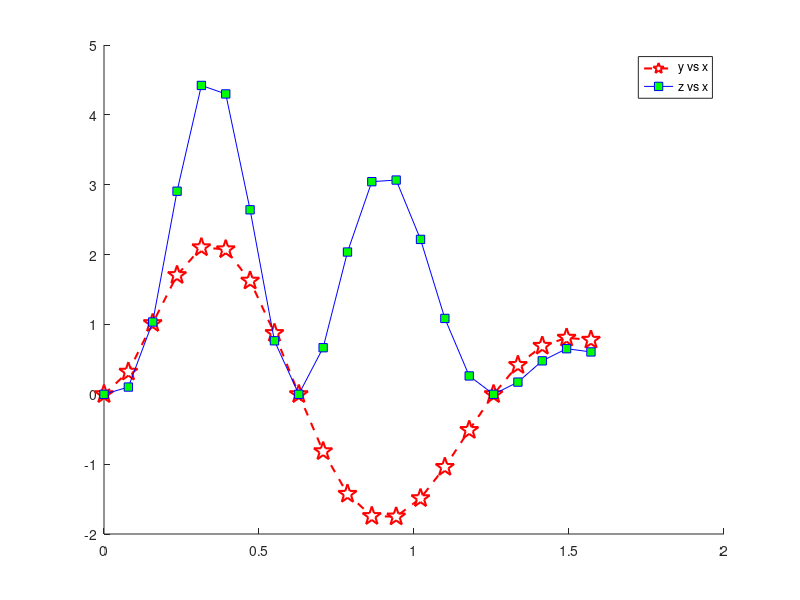

The MATLAB source for this figure:
a = 2;
b = 5;
x=0:pi/40:pi/2;
y = b.*(exp(-a.*x)).*sin(b.*x).*(0.012*realpow(x,4)-0.15*realpow(x,3)+0.075*realpow(x,2)+2.5*x);
z=y.*y;
w=[x,y,z];
format short g;
display(w);
hold on;
plot(x,y,'--rp','LineWidth',1.5,...
                'MarkerEdgeColor','r',...
                'MarkerFaceColor','w',...
                'MarkerSize',14);
plot(x,z,'-bs', 'MarkerEdgeColor','b', 'MarkerFaceColor', 'g');
legend('y vs x', 'z vs x');
hold off;
